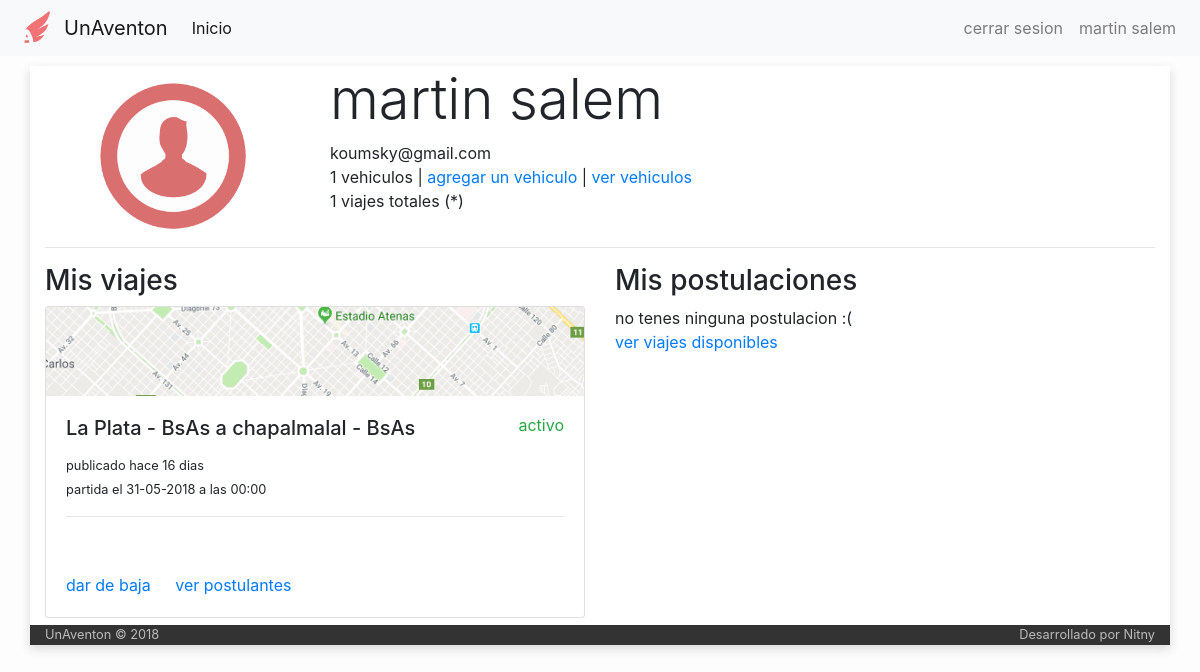
Page /perfil (signed in) on the earlier database version.
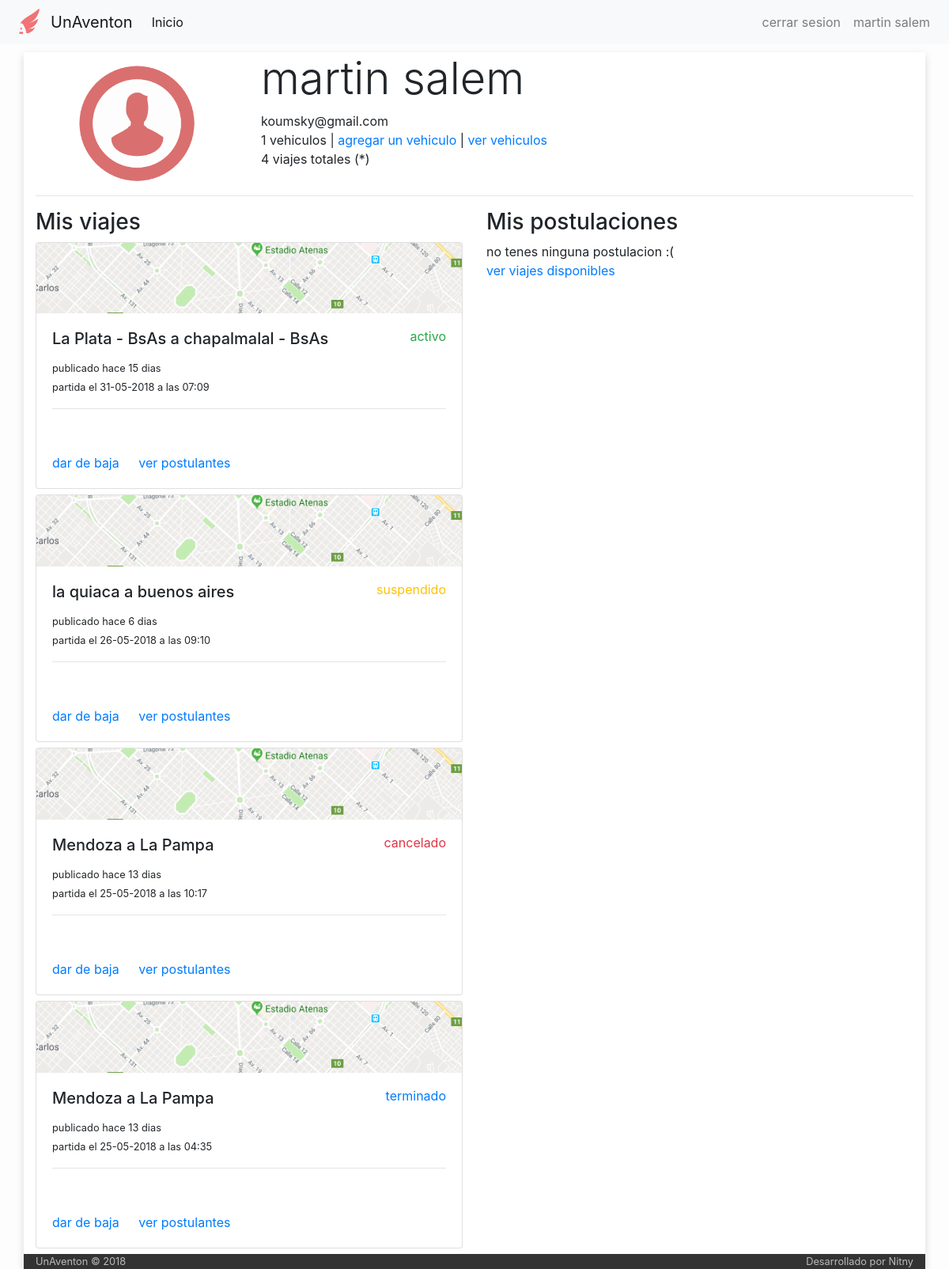
Same page on the later database version.
### tables this page shows
CREATE TABLE IF NOT EXISTS `usuario` (
  `idUser` int(6) NOT NULL AUTO_INCREMENT,
  `email` varchar(50) NOT NULL,
  `clave` varchar(50) NOT NULL,
  `nombre` varchar(50) NOT NULL,
  `apellido` varchar(50) NOT NULL,
  `admin` int(1) NOT NULL,
  PRIMARY KEY (`idUser`)
);

CREATE TABLE IF NOT EXISTS `viaje` (
  `idViaje` int(6) NOT NULL AUTO_INCREMENT,
  `idPiloto` int(6) NOT NULL,
  `idVehiculo` int(6) NOT NULL,
  `fecha_publicacion` datetime NOT NULL,
  `fecha_partida` datetime NOT NULL,
  `tipo` varchar(30) NOT NULL,
  `origen` varchar(60) NOT NULL,
  `destino` varchar(60) NOT NULL,
  `costo` int(7) NOT NULL,
  `estado` varchar(20) NOT NULL,
  PRIMARY KEY (`idViaje`)
);

### index.php (called while the page is built, shortened)
<?php
	include ('php/inicio_body.php');
	$router = new Router;
	$vars = $router->get_variables();
	render($vars);
	include ('php/cierre_body.php');

### controller/perfil.php (the view, shortened to what this page needs)
<?php
function render($vars = [])
{
  function dias_transcurridos($fecha_alta)
  {
	 $fecha_alta = date_create($fecha_alta);
	 $fecha_actual   = date_create(date("d.m.Y"));
	 $diferencia     = date_diff($fecha_alta, $fecha_actual);
	 return $diferencia->format('%a');
  }
  $conexion=mysqli_connect("localhost","root","","base") or
    die("Problemas con la conexión a la base de datos");
  $usuario=mysqli_query($conexion,"SELECT *
                                   FROM Usuario
                                   WHERE email='$_SESSION[mail]' limit 1")
                                   or
                                   die("Problemas en la base de datos:".mysqli_error($conexion));
  $user = mysqli_fetch_array($usuario);
  $contador=mysqli_query($conexion,"SELECT count(*) as cont
                                    FROM viaje
                                    where idPiloto='$user[idUser]'")
                                    or
                                    die ("problemas con el contador");
  $contador=mysqli_fetch_array($contador);
  $contador_vehiculos=mysqli_query($conexion,"SELECT count(*) as cont
                                    FROM vehiculo
                                    where idPropietario='$user[idUser]'")
                                    or
                                    die ("problemas con el contador");
  $contador_vehiculos=mysqli_fetch_array($contador_vehiculos);
  ?>
  <div class="row">
    <div class="col-md-3" style="text-align: center">
      <img src="img/user.png" alt="imagen de usuario" style="width: 150px; margin-top: 15px">
    </div>
    <div class="col-md-9">
      <h1 class="display-4"><?php echo $user['nombre']; ?> <?php echo $user['apellido']; ?></h1>
      <span><?php echo $user['email']; ?></span><br>
      <span><?php echo $contador_vehiculos['cont']; ?> vehiculos</span> | <a href="#">agregar un vehiculo</a> | <a href="#">ver vehiculos</a> <br>
      <span><?php echo $contador['cont']; ?> viajes totales (*)</span>
    </div>
  </div>
  <hr>
  <div class="row">
    <div class="col-md-6">
      <h3>Mis viajes</h3>
      <?php
        $viajes=mysqli_query($conexion,"SELECT *
                                       FROM viaje
                                       WHERE idPiloto='$user[idUser]'")
                                       or
                                       die("Problemas en la base de datos:".mysqli_error($conexion));
        while ($viaje = mysqli_fetch_array($viajes)) {
          ?>
          <div class="card" style="margin-bottom: 7px">
            <img class="card-img-top" src="img/prueba_maps.png" alt="Card image cap">
            <div class="card-body">
              <h5 class="card-title"><?php echo $viaje['origen']." a ".$viaje['destino'] ?>
                  <?php switch ($viaje['estado']) {
                    case 'activo':
                        echo "<small class='float-right text-success'>";
                      break;
                    case 'terminado':
                        echo "<small class='float-right text-primary'>";
                      break;
                    case 'cancelado':
                        echo "<small class='float-right text-danger'>";
                      break;
                    case 'suspendido':
                        echo "<small class='float-right text-warning'>";
                      break;
                  }
                  echo $viaje['estado']."</small>";
                  ?>
              </h5>
              <small class="card-text">publicado <?php if(dias_transcurridos($viaje['fecha_publicacion']) == 0){echo "hoy";}
                                                        else {echo "hace ".dias_transcurridos($viaje['fecha_publicacion'])." dias";}?> <br>
              partida el <?php echo date("d-m-Y", strtotime($viaje['fecha_partida']));?> a las <?php echo date("H:i", strtotime($viaje['fecha_partida']));?> </small>
              <hr>
            </div>
            <div class="card-body">
              <a href="#" class="card-link">dar de baja</a>
              <a href="#" class="card-link">ver postulantes</a>
            </div>
          </div>
          <?php
        }
      ?>
    </div>
    <div class="col-md-6">
      <h3>Mis postulaciones</h3>
      <?php
        $postulaciones=mysqli_query($conexion,"SELECT *
                                       FROM participacion
                                       WHERE idUsuario='$user[idUser]'")
                                       or
                                       die("Problemas en la base de datos:".mysqli_error($conexion));
        if (mysqli_num_rows($postulaciones) == 0){
            echo "no tenes ninguna postulacion :( <br>";
            echo "<a href='/'>ver viajes disponibles</a>";
        }
      ?>
    </div>
  </div>
  <?php
}

### php/inicio_body.php (shortened to what this page needs)
<!DOCTYPE html>
<html>
  <head>
     <link rel="stylesheet" href="https://maxcdn.bootstrapcdn.com/bootstrap/4.0.0/css/bootstrap.min.css">
     <link rel="stylesheet" href="css/stylo.css">
  </head>
  <body>
    <?php
      include('php/navbar.php');
    ?>
    <div class="container" style="background-color: #fff;">

### php/navbar.php (shortened to what this page needs)
<nav class="navbar navbar-expand-lg navbar-light bg-light">
  <img src="img/logo.png" alt="logo" style="width: 40px; margin-right: 8px">
  <a class="navbar-brand" href="#">UnAventon</a>
  <div class="collapse navbar-collapse" id="navbarSupportedContent">
    <ul class="navbar-nav mr-auto">
      <li class="nav-item active">
        <a class="nav-link" href="/">Inicio <span class="sr-only">(current)</span></a>
      </li>
    </ul>
      <?php
      if(isset($_SESSION['nombre'])){
        echo "<ul class='navbar-nav float-right'>
                <li class='nav-item'>
                    <a class='nav-link' href='/logout'>cerrar sesion</a>
                </li>
                <li class='nav-item'>
                  <a class='nav-link' href='/perfil'>".$_SESSION['nombre']." ".$_SESSION['apellido']."</a>
                </li>
              </ul>";
      }
      else {
        echo "<ul class='navbar-nav float-right'>
                <li class='nav-item float-right'>
                  <a class='nav-link' href='/login'>Login</a>
                </li>
              </ul>";
      }
      ?>
  </div>
</nav>

### php/cierre_body.php (shortened to what this page needs)
<div class="row" style="background-color: #333; color: #bbb">
  <div class="col-md-12">
    <small class="float-left">UnAventon © 2018</small>
    <small class="float-right">Desarrollado por Nitny</small>
  </div>
</div>
</div>
</body>
</html>

### css/stylo.css (style rules this page uses)
body { background-color: #fdfdfd; }
.container { margin-top: 10px; background-color: #fff; box-shadow: 0px 4px 10px #dadada; }

Differences in the rows shown:
changed viaje "La Plata - BsAs": fecha_publicacion "16" → "15"; fecha_partida "00:00" → "07:09"
added viaje: origen "la quiaca", destino "buenos aires", estado "suspendido", fecha_publicacion "6", fecha_partida "26-05-2018", fecha_partida "09:10"
added viaje: origen "Mendoza", destino "La Pampa", estado "cancelado", fecha_publicacion "13", fecha_partida "25-05-2018", fecha_partida "10:17"
added viaje: origen "Mendoza", destino "La Pampa", estado "terminado", fecha_publicacion "13", fecha_partida "25-05-2018", fecha_partida "04:35"
Other differences:
$contador['cont']: "1" → "4"
